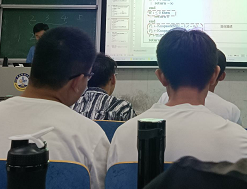
#> input picture test2.PNG, 247 x 189 px, found by its file name
$ python test1.py   (older library calls are emulated)
#> lines starting #> are read from the running program, lines starting #| are printed output that depends on the picture
import cv2
import numpy as np


def cv_show(name,img):
   cv2.imshow(name,img)
   cv2.waitKey()
   cv2.destroyAllWindows()


img = cv2.imread("image/test2.png")
#> img is the input picture: shape (189, 247, 3); mean B, G, R 111.1, 111.3, 107.1
sobelx=cv2.Sobel(img,cv2.CV_64F,1,0,ksize=3)
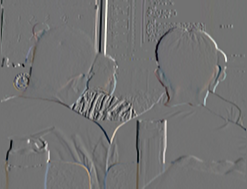
#> sobelx: shape (189, 247, 3) float64; mean B, G, R 1.4, 1.8, 1.5; drawn with min black and max white
sobely=cv2.Sobel(img,cv2.CV_64F,0,1,ksize=3)
sobelx=cv2.convertScaleAbs(sobelx)
sobely=cv2.convertScaleAbs(sobely)
sobelxy=cv2.addWeighted(sobelx,0.5,sobely,0.5,0)

scharrx=cv2.Scharr(img,cv2.CV_64F,1,0)
scharry=cv2.Scharr(img,cv2.CV_64F,0,1)
scharrx=cv2.convertScaleAbs(scharrx)
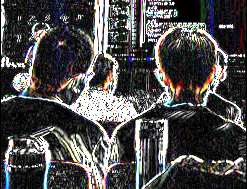
#> scharrx: shape (189, 247, 3); mean B, G, R 76, 75.9, 77.4
scharry=cv2.convertScaleAbs(scharry)
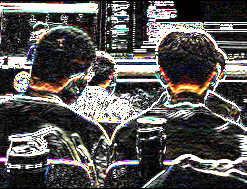
#> scharry: shape (189, 247, 3); mean B, G, R 85.2, 86.7, 89.3
scharrxy=cv2.addWeighted(scharrx,0.5,scharry,0.5,0)
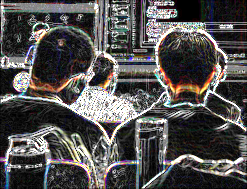
#> scharrxy: shape (189, 247, 3); mean B, G, R 80.6, 81.3, 83.4

laplacian=cv2.Laplacian(img,cv2.CV_64F)
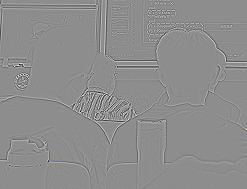
#> laplacian: shape (189, 247, 3) float64; mean B, G, R 0, 0, 0; drawn with min black and max white
laplacian=cv2.convertScaleAbs(laplacian)
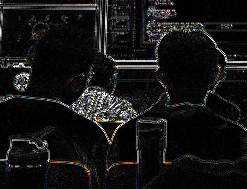
#> laplacian: shape (189, 247, 3); mean B, G, R 20.1, 20.3, 20.7

res=np.hstack((img,sobelxy,scharrxy,laplacian))
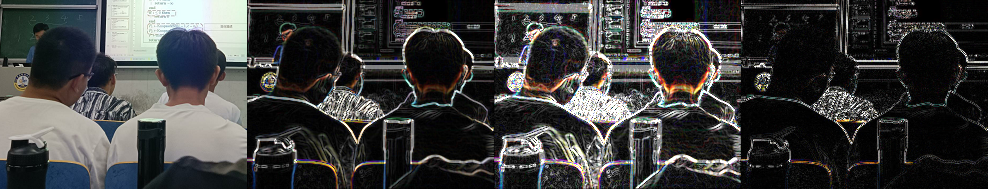
#> res: shape (189, 988, 3); mean B, G, R 61.1, 61.7, 61.5
cv_show('res',res)
